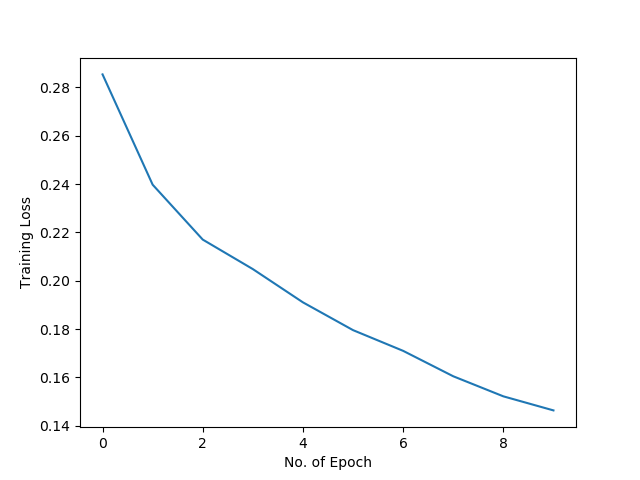

This figure's Python source:
import numpy as np

import torch
import torch.nn as nn

import torchvision
from torchvision.transforms import Compose, ToTensor, Normalize
from MyMLP import MLP

from sklearn.linear_model import LogisticRegression
from sklearn.svm import SVC

# for plot
import matplotlib.pyplot as plt
plt.switch_backend('agg')

# for correctly download the dataset using torchvision, do not change!
from six.moves import urllib
opener = urllib.request.build_opener()
opener.addheaders = [('User-agent', 'Mozilla/5.0')]
urllib.request.install_opener(opener)

def convert_data_to_numpy(dataset):
    X = []
    r = []
    for i in range(len(dataset)):
       X.append(dataset[i][0][0].flatten().numpy())# flatten it to 1d vector
       r.append(dataset[i][1])

    X = np.array(X)
    r = np.array(r)

    return X,r

transforms = Compose([ToTensor(), Normalize((0.1307,), (0.3081,))])

train_dataset = torchvision.datasets.MNIST(root='MNIST-data',
                                           train=True,
                                           download=True,
                                           transform=transforms)

test_dataset = torchvision.datasets.MNIST(root='MNIST-data', 
                                          train=False,
                                          transform=transforms)


batch_size = 128

train_loader = torch.utils.data.DataLoader(dataset=train_dataset,
                                           batch_size=batch_size,
                                           shuffle=False)


test_loader = torch.utils.data.DataLoader(dataset=test_dataset,
                                          batch_size=batch_size,
                                          shuffle=False)


input_size = 28*28
hidden_size = 128
output_size = 10

learning_rate = 0.1

max_epochs = 10

model = MLP(input_size, hidden_size, output_size, max_epochs=max_epochs,learning_rate=learning_rate)

criterion = nn.CrossEntropyLoss()
optimizer = torch.optim.SGD(model.parameters(), lr=learning_rate)

train_loss,train_acc = model.fit(train_loader,criterion,optimizer)

test_loss,test_acc = model.predict(test_loader,criterion)

fig = plt.plot(np.arange(max_epochs),train_loss)
plt.xlabel('No. of Epoch')
plt.ylabel('Training Loss')
plt.savefig('hw4q3.png')

# convert pytorch dataset to numpy format for use with sklearn logistic regression and SVM - DO NOT CHANGE
train_X,train_r = convert_data_to_numpy(train_dataset)
test_X,test_r = convert_data_to_numpy(test_dataset)

# ### Your code for sklearn logistic regression and SVM starts here
clf1 = LogisticRegression(penalty='l2', solver='lbfgs', max_iter=500, multi_class='multinomial')
clf1.fit(train_X, train_r)
predict1 = clf1.predict(test_X)
score1 = clf1.score(test_X, test_r) # ratios of the correct prediction

clf2 = SVC(gamma='scale', C=10, max_iter=500)
clf2.fit(train_X, train_r)
predict2 = clf2.predict(test_X)
score2 = clf2.score(test_X, test_r) # ratios of the correct prediction

f = open("Accuracy_comparison.txt", "w")
f.write( "==== MySVM training accuracy: " + str(test_acc.item()) +   " ====\n")
f.write( "==== LogisticRegression training accuracy: " + str(score1) + " ====\n")
f.write( "==== SVC training accuracy: " + str(score2) +   " ====\n")

f.close()

